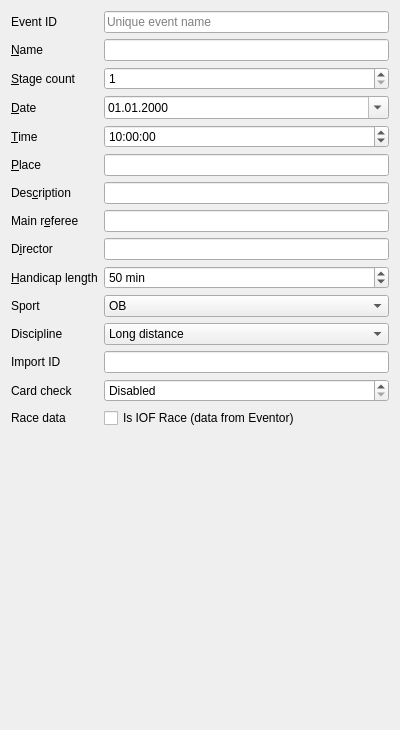
<?xml version="1.0" encoding="UTF-8"?>
<ui version="4.0">
 <class>EventDialogWidget</class>
 <widget class="QWidget" name="EventDialogWidget">
  <property name="geometry">
   <rect>
    <x>0</x>
    <y>0</y>
    <width>400</width>
    <height>730</height>
   </rect>
  </property>
  <property name="windowTitle">
   <string>Form</string>
  </property>
  <layout class="QFormLayout" name="formLayout">
   <item row="0" column="0">
    <widget class="QLabel" name="label_8">
     <property name="text">
      <string>Event ID</string>
     </property>
     <property name="buddy">
      <cstring>ed_name</cstring>
     </property>
    </widget>
   </item>
   <item row="0" column="1">
    <widget class="QLineEdit" name="ed_eventId">
     <property name="placeholderText">
      <string>Unique event name</string>
     </property>
    </widget>
   </item>
   <item row="1" column="0">
    <widget class="QLabel" name="label">
     <property name="text">
      <string>&amp;Name</string>
     </property>
     <property name="buddy">
      <cstring>ed_name</cstring>
     </property>
    </widget>
   </item>
   <item row="1" column="1">
    <widget class="QLineEdit" name="ed_name"/>
   </item>
   <item row="2" column="0">
    <widget class="QLabel" name="label_2">
     <property name="text">
      <string>&amp;Stage count</string>
     </property>
     <property name="buddy">
      <cstring>ed_stageCount</cstring>
     </property>
    </widget>
   </item>
   <item row="2" column="1">
    <widget class="QSpinBox" name="ed_stageCount">
     <property name="minimum">
      <number>1</number>
     </property>
    </widget>
   </item>
   <item row="3" column="0">
    <widget class="QLabel" name="label_3">
     <property name="text">
      <string>&amp;Date</string>
     </property>
     <property name="buddy">
      <cstring>ed_date</cstring>
     </property>
    </widget>
   </item>
   <item row="3" column="1">
    <widget class="QDateEdit" name="ed_date">
     <property name="displayFormat">
      <string>dd.MM.yyyy</string>
     </property>
     <property name="calendarPopup">
      <bool>true</bool>
     </property>
    </widget>
   </item>
   <item row="4" column="0">
    <widget class="QLabel" name="label_12">
     <property name="text">
      <string>&amp;Time</string>
     </property>
     <property name="buddy">
      <cstring>ed_date</cstring>
     </property>
    </widget>
   </item>
   <item row="4" column="1">
    <widget class="QTimeEdit" name="ed_time">
     <property name="displayFormat">
      <string>h:mm:ss</string>
     </property>
     <property name="time">
      <time>
       <hour>10</hour>
       <minute>0</minute>
       <second>0</second>
      </time>
     </property>
    </widget>
   </item>
   <item row="5" column="0">
    <widget class="QLabel" name="label_4">
     <property name="text">
      <string>&amp;Place</string>
     </property>
     <property name="buddy">
      <cstring>ed_place</cstring>
     </property>
    </widget>
   </item>
   <item row="5" column="1">
    <widget class="QLineEdit" name="ed_place"/>
   </item>
   <item row="6" column="0">
    <widget class="QLabel" name="label_5">
     <property name="text">
      <string>Des&amp;cription</string>
     </property>
     <property name="buddy">
      <cstring>ed_description</cstring>
     </property>
    </widget>
   </item>
   <item row="6" column="1">
    <widget class="QLineEdit" name="ed_description"/>
   </item>
   <item row="7" column="0">
    <widget class="QLabel" name="label_6">
     <property name="text">
      <string>Main r&amp;eferee</string>
     </property>
     <property name="buddy">
      <cstring>ed_mainReferee</cstring>
     </property>
    </widget>
   </item>
   <item row="7" column="1">
    <widget class="QLineEdit" name="ed_mainReferee"/>
   </item>
   <item row="8" column="0">
    <widget class="QLabel" name="label_7">
     <property name="text">
      <string>D&amp;irector</string>
     </property>
     <property name="buddy">
      <cstring>ed_director</cstring>
     </property>
    </widget>
   </item>
   <item row="8" column="1">
    <widget class="QLineEdit" name="ed_director"/>
   </item>
   <item row="9" column="0">
    <widget class="QLabel" name="label_9">
     <property name="text">
      <string>&amp;Handicap length</string>
     </property>
     <property name="buddy">
      <cstring>ed_handicapLength</cstring>
     </property>
    </widget>
   </item>
   <item row="9" column="1">
    <widget class="QSpinBox" name="ed_handicapLength">
     <property name="suffix">
      <string> min</string>
     </property>
     <property name="minimum">
      <number>1</number>
     </property>
     <property name="maximum">
      <number>99999</number>
     </property>
     <property name="singleStep">
      <number>10</number>
     </property>
     <property name="value">
      <number>50</number>
     </property>
    </widget>
   </item>
   <item row="10" column="0">
    <widget class="QLabel" name="label_11">
     <property name="text">
      <string>Sport</string>
     </property>
     <property name="buddy">
      <cstring>ed_handicapLength</cstring>
     </property>
    </widget>
   </item>
   <item row="10" column="1">
    <widget class="QComboBox" name="cbxSportId">
     <item>
      <property name="text">
       <string>OB</string>
      </property>
     </item>
     <item>
      <property name="text">
       <string>LOB</string>
      </property>
     </item>
     <item>
      <property name="text">
       <string>MTBO</string>
      </property>
     </item>
     <item>
      <property name="text">
       <string>TRAIL</string>
      </property>
     </item>
    </widget>
   </item>
   <item row="11" column="0">
    <widget class="QLabel" name="label_13">
     <property name="text">
      <string>Discipline</string>
     </property>
     <property name="buddy">
      <cstring>ed_handicapLength</cstring>
     </property>
    </widget>
   </item>
   <item row="11" column="1">
    <widget class="QComboBox" name="cbxDisciplineId">
     <item>
      <property name="text">
       <string>Long distance</string>
      </property>
     </item>
     <item>
      <property name="text">
       <string>Middle distance</string>
      </property>
     </item>
     <item>
      <property name="text">
       <string>Sprint</string>
      </property>
     </item>
     <item>
      <property name="text">
       <string>Ultralong distance</string>
      </property>
     </item>
     <item>
      <property name="text">
       <string>Relay</string>
      </property>
     </item>
     <item>
      <property name="text">
       <string>Teams</string>
      </property>
     </item>
    </widget>
   </item>
   <item row="12" column="0">
    <widget class="QLabel" name="label_10">
     <property name="text">
      <string>Import ID</string>
     </property>
     <property name="buddy">
      <cstring>ed_handicapLength</cstring>
     </property>
    </widget>
   </item>
   <item row="12" column="1">
    <widget class="QLineEdit" name="ed_importId">
     <property name="alignment">
      <set>Qt::AlignRight|Qt::AlignTrailing|Qt::AlignVCenter</set>
     </property>
     <property name="readOnly">
      <bool>true</bool>
     </property>
    </widget>
   </item>
   <item row="13" column="0">
    <widget class="QLabel" name="label_14">
     <property name="text">
      <string>Card check</string>
     </property>
     <property name="buddy">
      <cstring>ed_handicapLength</cstring>
     </property>
    </widget>
   </item>
   <item row="13" column="1">
    <widget class="QSpinBox" name="ed_cardChecCheckTimeSec">
     <property name="toolTip">
      <string>Maximal distance between card CHECK and START time</string>
     </property>
     <property name="specialValueText">
      <string>Disabled</string>
     </property>
     <property name="suffix">
      <string> sec</string>
     </property>
     <property name="minimum">
      <number>0</number>
     </property>
     <property name="maximum">
      <number>99999</number>
     </property>
     <property name="singleStep">
      <number>60</number>
     </property>
    </widget>
   </item>
   <item row="14" column="0">
    <widget class="QLabel" name="label_15">
     <property name="text">
      <string>Race data</string>
     </property>
    </widget>
   </item>
   <item row="14" column="1">
    <widget class="QCheckBox" name="ed_iofRace">
     <property name="text">
      <string>Is IOF Race (data from Eventor)</string>
     </property>
    </widget>
   </item>
  </layout>
 </widget>
 <tabstops>
  <tabstop>ed_eventId</tabstop>
  <tabstop>ed_name</tabstop>
  <tabstop>ed_stageCount</tabstop>
  <tabstop>ed_date</tabstop>
  <tabstop>ed_time</tabstop>
  <tabstop>ed_place</tabstop>
  <tabstop>ed_description</tabstop>
  <tabstop>ed_mainReferee</tabstop>
  <tabstop>ed_director</tabstop>
  <tabstop>ed_handicapLength</tabstop>
  <tabstop>cbxSportId</tabstop>
  <tabstop>cbxDisciplineId</tabstop>
  <tabstop>ed_importId</tabstop>
 </tabstops>
 <resources/>
 <connections/>
</ui>
